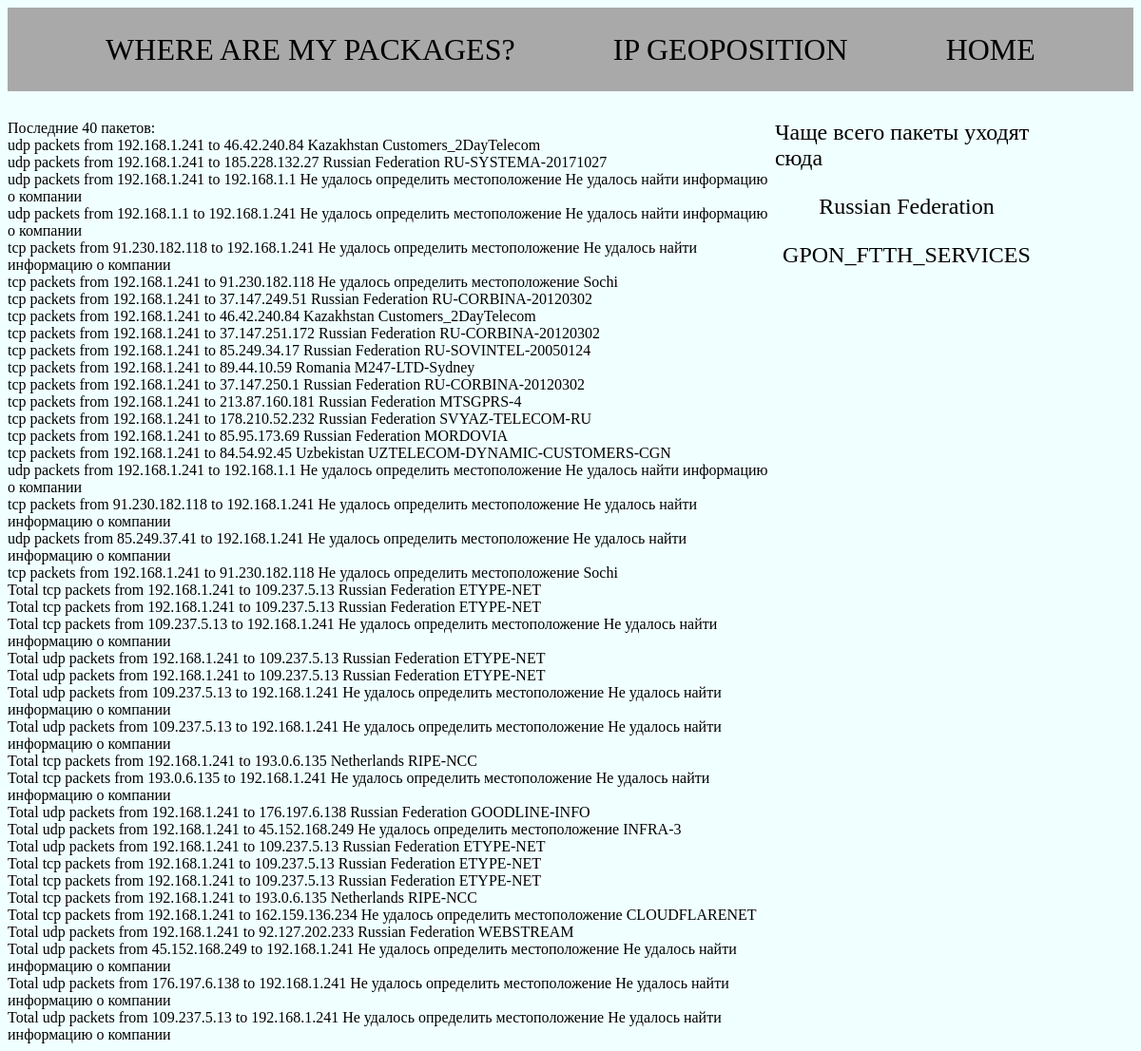
/clients/, run on the app's committed database.
### main/models.py (models this page shows)
class PacketModel(models.Model):
    clientID = models.IntegerField()
    data = models.TextField(max_length=80)
    country = models.TextField(max_length=30)
    description = models.TextField(max_length=100,null=True)
    def info(self):
        return self.data, self.country, self.description

### main/views.py (the view)
# urls.py: path('clients/',v.clients),
def clients(request):
    last_ten = PacketModel.objects.filter(clientID=1).order_by('-id')[:40]
    for i in range(len(last_ten)):
        print(last_ten[i].info())
    popular_country = most_popular_country()
    popular_desc = most_popular_desc()
    return render(request,'clients.html', {'packets':last_ten,'popular_country':popular_country,"popular_desc":popular_desc})

### main/views.py (called while the page is built)
def most_popular_desc():
    packets = PacketModel.objects.filter(clientID=1)
    packets = packets.filter(~Q(description = "Не удалось найти информацию о компании"))
    popular = {}
    for i in range(len(packets)):
        if packets[i].description not in popular:
            popular[packets[i].description] = 0
            for j in range(len(packets)):
                if packets[i].description == packets[j].description:
                    popular[packets[i].description] += 1
        else:
            continue
    value = ""
    max = 0
    for i in range(len(popular)):
        if popular[packets[i].description] >= max:
            max = popular[packets[i].description]
            value = packets[i].description
    return value

def most_popular_country():
    packets = PacketModel.objects.filter(clientID=1)
    packets = packets.filter(~Q(country="Не удалось определить местоположение"))
    popular = {}
    for i in range(len(packets)):
        if packets[i].country not in popular:
            popular[packets[i].country] = 0
            for j in range(len(packets)):
                if packets[i].country == packets[j].country:
                    popular[packets[i].country] += 1
        else:
            continue
    value = ""
    max = 0
    for i in range(len(popular)):
        if popular[packets[i].country] >= max:
            max = popular[packets[i].country]
            value = packets[i].country
    return value

### templates/clients.html (shortened to what this page needs)
<!DOCTYPE html>
<html lang="en">
<head>
</head>
<body>
<nav>
    <a href="/clients">where are my packages?</a>
    <a href="/geo">ip GEOposition</a>
    <a href="/">home</a>
</nav>
<main>
    <div class="conteiner">
        <div class="packets">
            Последние 40 пакетов:
            {% for packet in packets %}
            <div>{{ packet.data }} {{ packet.country }} {{ packet.description }}</div>
            {% endfor %}
        </div>
        <div class="info">
            Чаще всего пакеты уходят сюда
            <p>{{ popular_country }}</p>
            <p>{{ popular_desc }}</p>
        </div>
    </div>
</main>
</body>
</html>

### templates/clients.html (style rules this page uses)
a { text-decoration: none; color: black; text-transform: uppercase; }
body { background-color: azure; }
nav { background-color: darkgray; padding: 26px 0px 25px; margin:0 auto; width: 100%; display: flex; align-items: center; justify-content: space-evenly; font-size: xx-large; }
main { padding-top: 30px; }
p { display: flex; justify-content: center; }
div.packets { font-size: medium; }
div.conteiner { display: flex; justify-content: space-between; }
div.info { font-size: x-large; padding-right: 100px; }

### data on the page
PacketModel: data "udp packets from 192.168.1.241 to 46.42.240.84", country "Kazakhstan", description "Customers_2DayTelecom"
PacketModel: data "udp packets from 192.168.1.241 to 185.228.132.27", country "Russian Federation", description "RU-SYSTEMA-20171027"
PacketModel: data "udp packets from 192.168.1.241 to 192.168.1.1", country "Не удалось определить местоположение", description "Не удалось найти информацию о компании"
PacketModel: data "udp packets from 192.168.1.1 to 192.168.1.241", country "Не удалось определить местоположение", description "Не удалось найти информацию о компании"
PacketModel: data "tcp packets from 91.230.182.118 to 192.168.1.241", country "Не удалось определить местоположение", description "Не удалось найти информацию о компании"
PacketModel: data "tcp packets from 192.168.1.241 to 91.230.182.118", country "Не удалось определить местоположение", description "Sochi"
PacketModel: data "tcp packets from 192.168.1.241 to 37.147.249.51", country "Russian Federation", description "RU-CORBINA-20120302"
PacketModel: data "tcp packets from 192.168.1.241 to 46.42.240.84", country "Kazakhstan", description "Customers_2DayTelecom"
PacketModel: data "tcp packets from 192.168.1.241 to 37.147.251.172", country "Russian Federation", description "RU-CORBINA-20120302"
PacketModel: data "tcp packets from 192.168.1.241 to 85.249.34.17", country "Russian Federation", description "RU-SOVINTEL-20050124"
PacketModel: data "tcp packets from 192.168.1.241 to 89.44.10.59", country "Romania", description "M247-LTD-Sydney"
PacketModel: data "tcp packets from 192.168.1.241 to 37.147.250.1", country "Russian Federation", description "RU-CORBINA-20120302"
PacketModel: data "tcp packets from 192.168.1.241 to 213.87.160.181", country "Russian Federation", description "MTSGPRS-4"
PacketModel: data "tcp packets from 192.168.1.241 to 178.210.52.232", country "Russian Federation", description "SVYAZ-TELECOM-RU"
PacketModel: data "tcp packets from 192.168.1.241 to 85.95.173.69", country "Russian Federation", description "MORDOVIA"
PacketModel: data "tcp packets from 192.168.1.241 to 84.54.92.45", country "Uzbekistan", description "UZTELECOM-DYNAMIC-CUSTOMERS-CGN"
PacketModel: data "udp packets from 192.168.1.241 to 192.168.1.1", country "Не удалось определить местоположение", description "Не удалось найти информацию о компании"
PacketModel: data "tcp packets from 91.230.182.118 to 192.168.1.241", country "Не удалось определить местоположение", description "Не удалось найти информацию о компании"
PacketModel: data "udp packets from 85.249.37.41 to 192.168.1.241", country "Не удалось определить местоположение", description "Не удалось найти информацию о компании"
PacketModel: data "tcp packets from 192.168.1.241 to 91.230.182.118", country "Не удалось определить местоположение", description "Sochi"
PacketModel: data "Total tcp packets from 192.168.1.241 to 109.237.5.13", country "Russian Federation", description "ETYPE-NET"
PacketModel: data "Total tcp packets from 192.168.1.241 to 109.237.5.13", country "Russian Federation", description "ETYPE-NET"
PacketModel: data "Total tcp packets from 109.237.5.13 to 192.168.1.241", country "Не удалось определить местоположение", description "Не удалось найти информацию о компании"
PacketModel: data "Total udp packets from 192.168.1.241 to 109.237.5.13", country "Russian Federation", description "ETYPE-NET"
PacketModel: data "Total udp packets from 192.168.1.241 to 109.237.5.13", country "Russian Federation", description "ETYPE-NET"
PacketModel: data "Total udp packets from 109.237.5.13 to 192.168.1.241", country "Не удалось определить местоположение", description "Не удалось найти информацию о компании"
PacketModel: data "Total udp packets from 109.237.5.13 to 192.168.1.241", country "Не удалось определить местоположение", description "Не удалось найти информацию о компании"
PacketModel: data "Total tcp packets from 192.168.1.241 to 193.0.6.135", country "Netherlands", description "RIPE-NCC"
PacketModel: data "Total tcp packets from 193.0.6.135 to 192.168.1.241", country "Не удалось определить местоположение", description "Не удалось найти информацию о компании"
PacketModel: data "Total udp packets from 192.168.1.241 to 176.197.6.138", country "Russian Federation", description "GOODLINE-INFO"
PacketModel: data "Total udp packets from 192.168.1.241 to 45.152.168.249", country "Не удалось определить местоположение", description "INFRA-3"
PacketModel: data "Total udp packets from 192.168.1.241 to 109.237.5.13", country "Russian Federation", description "ETYPE-NET"
PacketModel: data "Total tcp packets from 192.168.1.241 to 109.237.5.13", country "Russian Federation", description "ETYPE-NET"
PacketModel: data "Total tcp packets from 192.168.1.241 to 109.237.5.13", country "Russian Federation", description "ETYPE-NET"
PacketModel: data "Total tcp packets from 192.168.1.241 to 193.0.6.135", country "Netherlands", description "RIPE-NCC"
PacketModel: data "Total tcp packets from 192.168.1.241 to 162.159.136.234", country "Не удалось определить местоположение", description "CLOUDFLARENET"
PacketModel: data "Total udp packets from 192.168.1.241 to 92.127.202.233", country "Russian Federation", description "WEBSTREAM"
PacketModel: data "Total udp packets from 45.152.168.249 to 192.168.1.241", country "Не удалось определить местоположение", description "Не удалось найти информацию о компании"
PacketModel: data "Total udp packets from 176.197.6.138 to 192.168.1.241", country "Не удалось определить местоположение", description "Не удалось найти информацию о компании"
PacketModel: data "Total udp packets from 109.237.5.13 to 192.168.1.241", country "Не удалось определить местоположение", description "Не удалось найти информацию о компании"
PacketModel: country "Russian Federation"
PacketModel: description "GPON_FTTH_SERVICES"
